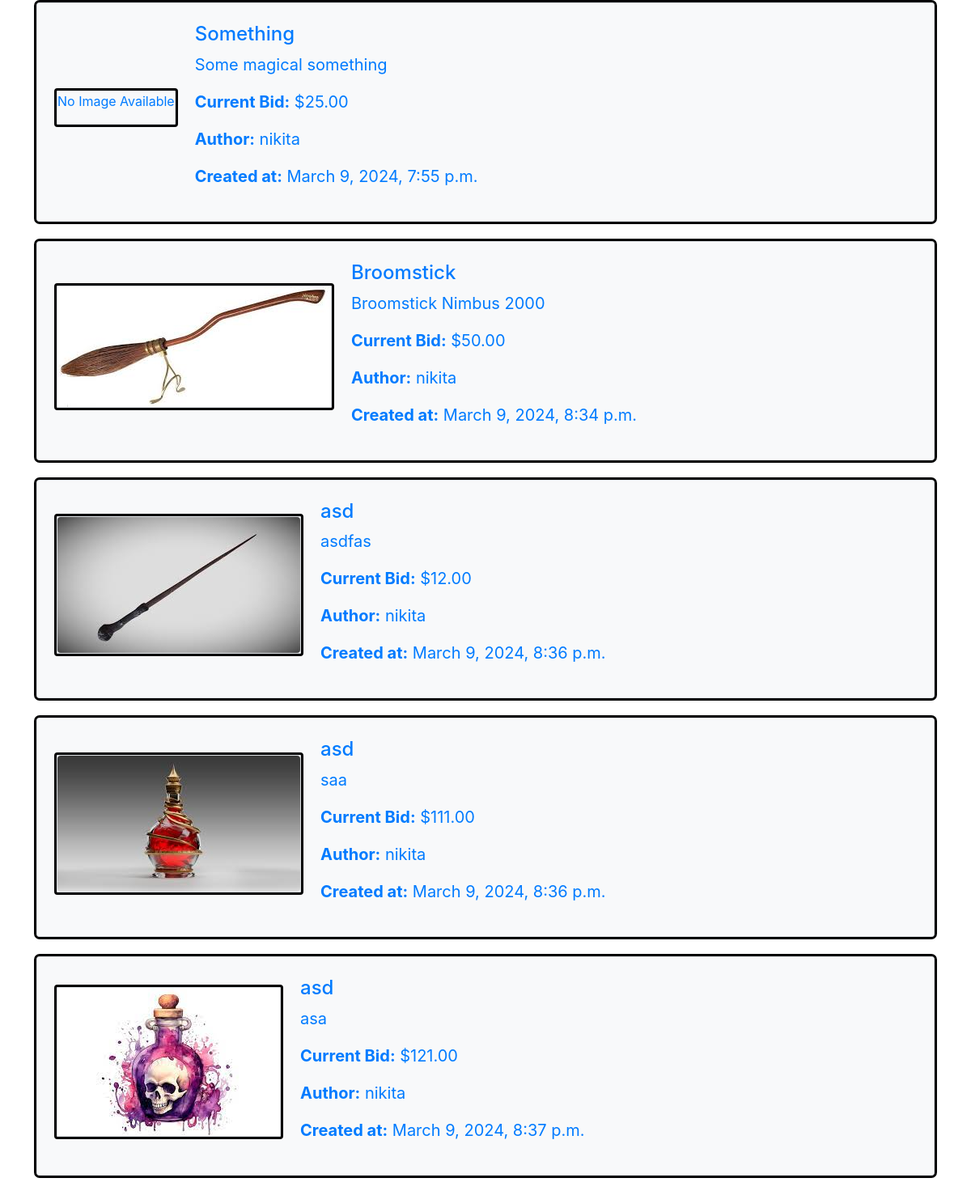
Before: / (lower part) with the older database file.
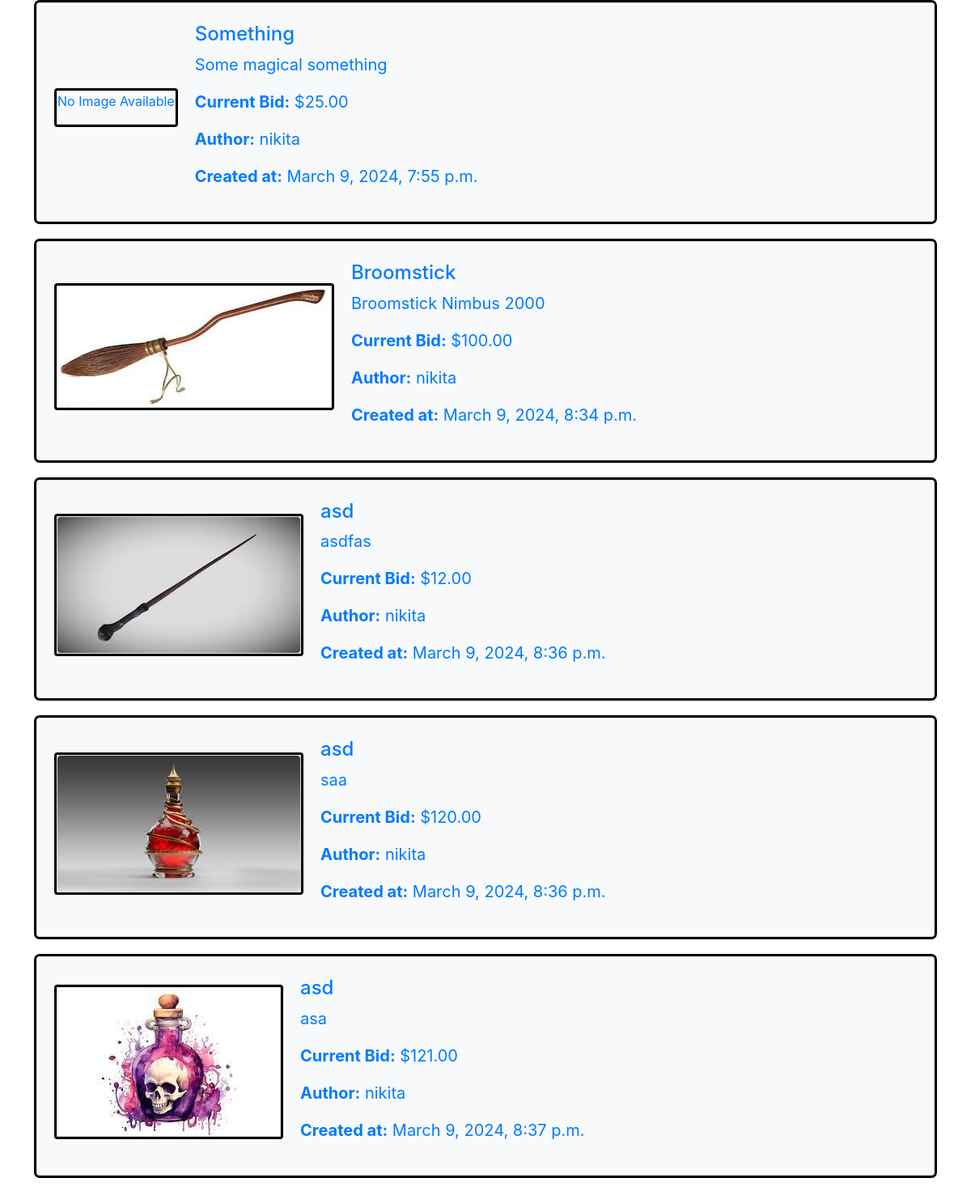
After: the same page with the newer database file.
### auctions/models.py (models this page shows)
class Listing(models.Model):
    title = models.CharField(max_length=50)
    description = models.TextField()
    starting_bid = models.DecimalField(max_digits=10, decimal_places=2)
    current_price = models.DecimalField(max_digits=10, decimal_places=2, default=0)
    image = models.ImageField(upload_to='', blank=True, null=True)
    category = models.ForeignKey(Category, on_delete=models.SET_NULL, null=True, blank=True)
    author = models.ForeignKey(User, on_delete=models.CASCADE, related_name='listings')
    created_at = models.DateTimeField(auto_now_add=True)
    is_active = models.BooleanField(default=True)
    winner = models.ForeignKey(User, on_delete=models.SET_NULL, blank=True, null=True)
    def current_bid_amount(self):
        highest_bid = self.bids.order_by('-amount').first()
        return highest_bid.amount if highest_bid else self.starting_bid

class User(AbstractUser):
    watchlist = models.ManyToManyField('Listing', related_name='watchers', blank=True)

class Bid(models.Model):
    listing = models.ForeignKey(Listing, on_delete=models.CASCADE, related_name='bids')
    bidder = models.ForeignKey(User, on_delete=models.CASCADE, related_name='bids')
    amount = models.DecimalField(max_digits=10, decimal_places=2)
    created_at = models.DateTimeField(auto_now_add=True)

### auctions/views.py (the view)
# urls.py: path("", views.index, name="index"),
def index(request):
    listings = Listing.objects.all()
    return render(request, "auctions/index.html", {
        "active_listings": listings
    })

### auctions/templates/auctions/index.html (shortened to what this page needs)
{% extends "auctions/layout.html" %}
{% block body %}
<div class="container mt-4">
    {% for listing in active_listings %}
        <div class="border rounded p-4 mb-4 bg-light">
            <a href="{% url 'listing_detail' listing.id %}">
                <div class="item d-flex align-items-center">
                    <div class="item__img mr-4 border">
                        {% if listing.image %}
                            <img src="{{ listing.image.url }}" alt="{{ listing.title }}" class="img-fluid rounded">
                        {% else %}
                            <p class="text-center">No Image Available</p>
                        {% endif %}
                    </div>
                    <div class="item__specs">
                        <h4>{{ listing.title }}</h4>
                        <p>{{ listing.description }}</p>
                        <p><strong>Current Bid:</strong> ${{ listing.current_bid_amount }}</p>
                        <p><strong>Author:</strong> {{ listing.author.username }}</p>
                        <p><strong>Created at:</strong> {{ listing.created_at }}</p>
                    </div>
                </div>
            </a>
        </div>
    {% endfor %}
</div>
{% endblock %}

Changed rows visible on the page:
computed for Listing "Broomstick": current_bid_amount "50.00" → "100.00"
changed Listing "saa": current_bid_amount "111.00" → "120.00"
